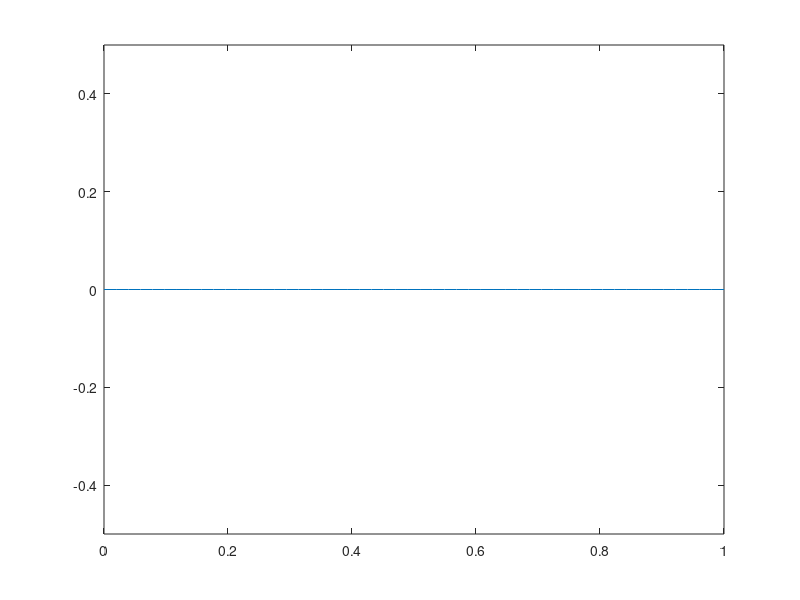

Here is the MATLAB script that generated this plot:
n = 50;
A = -(diag(ones(n-1,1),1)+diag(ones(n-1,1),-1)-2*diag(ones(n,1),0));
[V,D] = eig(A);D = diag(D);%D = flipud(diag(D));V = fliplr(V);
D;
for k = linspace(0,8*pi,100)
    plot(linspace(0,1,n+2),[0 sin(k)*V(:,end-40)' 0])
    axis([0 1 -.5 .5])
    drawnow
end